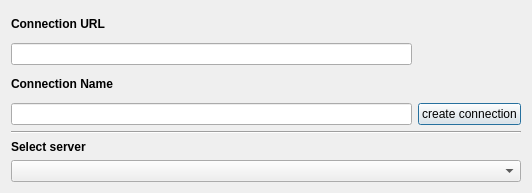
<?xml version="1.0" encoding="UTF-8"?>
<ui version="4.0">
 <class>SpatialDialog</class>
 <widget class="QDialog" name="SpatialDialog">
  <property name="geometry">
   <rect>
    <x>0</x>
    <y>0</y>
    <width>532</width>
    <height>193</height>
   </rect>
  </property>
  <property name="windowTitle">
   <string>openEO Connector</string>
  </property>
  <layout class="QGridLayout" name="gridLayout_2">
   <item row="3" column="0">
    <widget class="QLabel" name="name_label_2">
     <property name="font">
      <font>
       <weight>75</weight>
       <bold>true</bold>
      </font>
     </property>
     <property name="text">
      <string>Select server</string>
     </property>
    </widget>
   </item>
   <item row="4" column="0" colspan="2">
    <widget class="QComboBox" name="server_selector"/>
   </item>
   <item row="0" column="0">
    <layout class="QVBoxLayout" name="verticalLayout">
     <item>
      <widget class="QLabel" name="url_label">
       <property name="font">
        <font>
         <weight>75</weight>
         <bold>true</bold>
        </font>
       </property>
       <property name="text">
        <string>Connection URL</string>
       </property>
      </widget>
     </item>
     <item>
      <widget class="QLineEdit" name="url_edit">
       <property name="maximumSize">
        <size>
         <width>16777215</width>
         <height>16777215</height>
        </size>
       </property>
      </widget>
     </item>
     <item>
      <widget class="QLabel" name="name_label">
       <property name="font">
        <font>
         <weight>75</weight>
         <bold>true</bold>
        </font>
       </property>
       <property name="text">
        <string>Connection Name</string>
       </property>
      </widget>
     </item>
     <item>
      <widget class="QLineEdit" name="conn_name_edit">
       <property name="maximumSize">
        <size>
         <width>16777215</width>
         <height>16777215</height>
        </size>
       </property>
      </widget>
     </item>
    </layout>
   </item>
   <item row="0" column="1">
    <layout class="QVBoxLayout" name="verticalLayout_3">
     <item>
      <widget class="QLabel" name="logo">
       <property name="maximumSize">
        <size>
         <width>100</width>
         <height>75</height>
        </size>
       </property>
       <property name="whatsThis">
        <string extracomment="Show all available versions of the backends or only the latest (compatible) versions"/>
       </property>
       <property name="text">
        <string/>
       </property>
       <property name="pixmap">
        <pixmap>images/icon_large.png</pixmap>
       </property>
       <property name="scaledContents">
        <bool>true</bool>
       </property>
      </widget>
     </item>
     <item>
      <spacer name="verticalSpacer">
       <property name="orientation">
        <enum>Qt::Vertical</enum>
       </property>
       <property name="sizeHint" stdset="0">
        <size>
         <width>20</width>
         <height>40</height>
        </size>
       </property>
      </spacer>
     </item>
     <item>
      <widget class="QPushButton" name="connect_button">
       <property name="text">
        <string>create connection</string>
       </property>
      </widget>
     </item>
    </layout>
   </item>
   <item row="1" column="0" rowspan="2" colspan="2">
    <widget class="Line" name="line">
     <property name="orientation">
      <enum>Qt::Horizontal</enum>
     </property>
    </widget>
   </item>
  </layout>
 </widget>
 <resources/>
 <connections/>
</ui>
